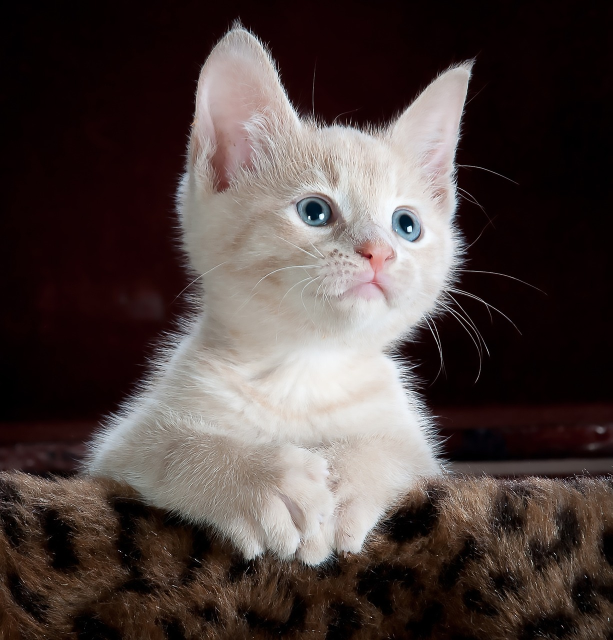
#> input picture day 6 25-10-2025/homework/cat.jpeg, 1225 x 1280 px (shown at 1/2 size)
$ python b3.py
#> lines starting #> are read from the running program, lines starting #| are printed output that depends on the picture
import math
import cv2
import matplotlib.pyplot as plt

def computeXDerivative(image):
    h, w = len(image), len(image[0])
    gx = [[0]*w for _ in range(h)]
    for i in range(h):
        for j in range(w):
            left  = image[i][j-1] if j-1 >= 0 else image[i][j]
            right = image[i][j+1] if j+1 < w else image[i][j]
            val = int(right) - int(left)
            gx[i][j] = max(0, min(255, val + 128))
    return gx

def computeYDerivative(image):
    h, w = len(image), len(image[0])
    gy = [[0]*w for _ in range(h)]
    for i in range(h):
        for j in range(w):
            up   = image[i-1][j] if i-1 >= 0 else image[i][j]
            down = image[i+1][j] if i+1 < h else image[i][j]
            val = int(down) - int(up)
            gy[i][j] = max(0, min(255, val + 128))
    return gy

def computeMagnitudeXY(image):
    gx = computeXDerivative(image)
    gy = computeYDerivative(image)
    h, w = len(image), len(image[0])
    mag = [[0]*w for _ in range(h)]
    for i in range(h):
        for j in range(w):
            dx = gx[i][j] - 128
            dy = gy[i][j] - 128
            val = int(round(math.sqrt(dx*dx + dy*dy)))
            mag[i][j] = max(0, min(255, val))
    return mag

if __name__ == "__main__":
    cat_img = cv2.imread("cat.jpeg", 0)
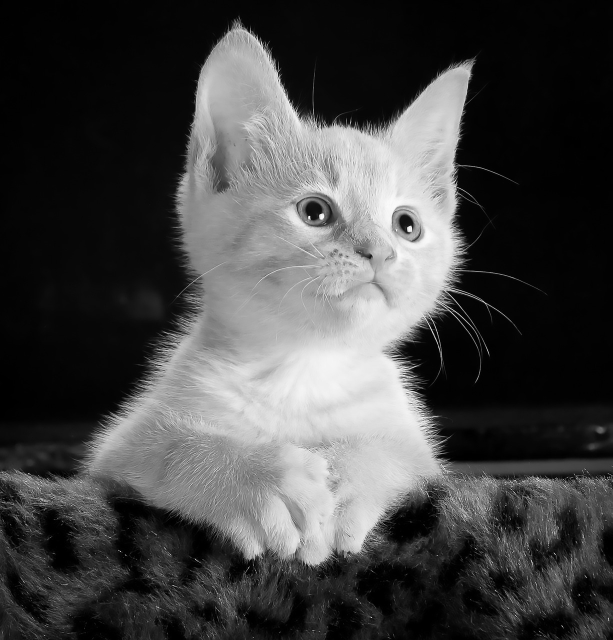
#> cat_img: shape (1280, 1225) (shown at 1/2 size); min 0, max 255, mean 69.8
    cat_img = cv2.resize(cat_img, (400, 400), interpolation=cv2.INTER_AREA)
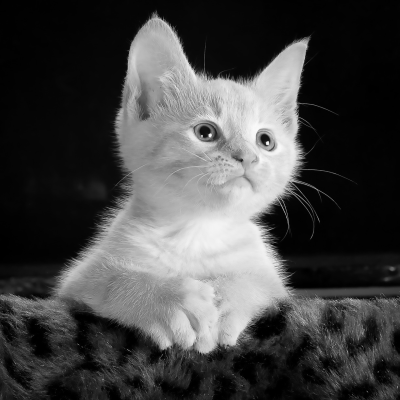
#> cat_img: shape (400, 400); min 0, max 249, mean 69.8
    cat_img_list = cat_img.tolist()
#> cat_img_list = 400 items
    x_derivative = computeXDerivative(cat_img_list)
#> in computeXDerivative, `h, w = len(image), len(image[0])`: h = 400
#> in computeXDerivative, `gx = [[0]*w for _ in range(h)]`: gx = 400 items
#> x_derivative = 400 items
    y_derivative = computeYDerivative(cat_img_list)
#> in computeYDerivative, `h, w = len(image), len(image[0])`: h = 400
#> in computeYDerivative, `gy = [[0]*w for _ in range(h)]`: gy = 400 items
#> y_derivative = 400 items
    gradient_magnitude = computeMagnitudeXY(cat_img_list)
#> in computeMagnitudeXY, `h, w = len(image), len(image[0])`: h = 400
#> in computeMagnitudeXY, `mag = [[0]*w for _ in range(h)]`: mag = 400 items
#> gradient_magnitude = 400 items

    # Hiển thị
    fig = plt.figure(figsize=(10, 7))

    fig.add_subplot(2, 2, 1)
    plt.imshow(cat_img, cmap="gray")
    plt.axis('off')
    plt.title("Input image")

    fig.add_subplot(2, 2, 2)
    plt.imshow(x_derivative, cmap="gray")
    plt.axis('off')
    plt.title("Gradient in X-direction")

    fig.add_subplot(2, 2, 3)
    plt.imshow(y_derivative, cmap="gray")
    plt.axis('off')
    plt.title("Gradient in X-direction")

    fig.add_subplot(2, 2, 4)
    plt.imshow(gradient_magnitude, cmap="gray")
    plt.axis('off')
    plt.title("Gradient Magnitude")

    plt.tight_layout()
    plt.show()
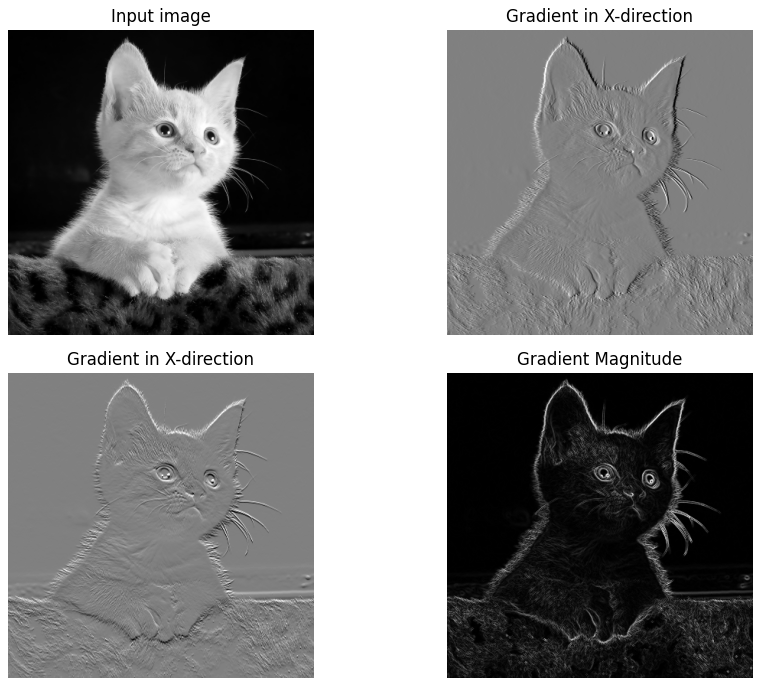
#> figure drawn by matplotlib, 4 panels
